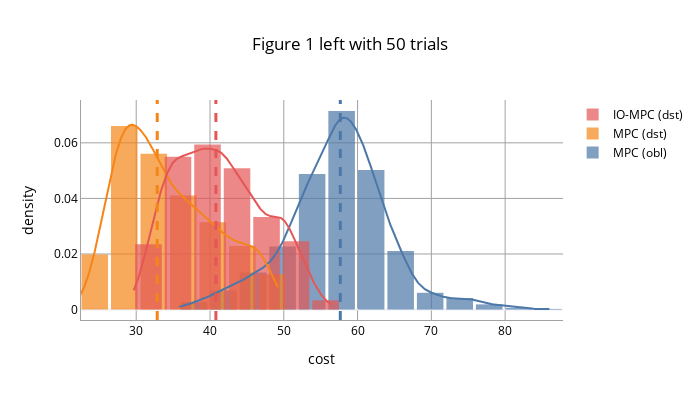

Here is the notebook cell this chart was saved with:
### Markdown cell above
Plot the cost distributions.

### Code cell
mpc_obl_costs = [transition.cost for transition in chain(*[traj[int(60 * 0.6):] for traj in mpc_obl_trajectories])]
mpc_dst_costs = [transition.cost for transition in chain(*[traj[int(60 * 0.6):] for traj in mpc_dst_trajectories])]
io_mpc_dst_costs = [transition.cost for transition in chain(*[traj[int(60 * 0.6):] for traj in io_mpc_dst_trajectories])]

fig = make_figure({
    "MPC (obl)": mpc_obl_costs,
    "MPC (dst)": mpc_dst_costs,
    "IO-MPC (dst)": io_mpc_dst_costs,
    },
    title=f"Figure 1 left with {len(mpc_dst_trajectories)} trials",
)
# fig.update_layout(width=1200, height=600)
fig

### Figure 1 — Plotly figure (JSON) as saved in the notebook; plotly's stock layout.template omitted (floating-point values rounded to 4 significant figures; data arrays with more than 128 entries replaced by an {"elided": "..."} marker saying what was removed)
{"data": [{"autobinx": false, "histnorm": "probability density", "legendgroup": "MPC (obl)", "marker": {"color": "#4C78A8"}, "name": "MPC (obl)", "opacity": 0.7, "type": "histogram", "x": {"elided": "1200 float values"}, "xaxis": "x", "xbins": {"end": 86.11, "size": 4, "start": 35.84}, "yaxis": "y"}, {"autobinx": false, "histnorm": "probability density", "legendgroup": "MPC (dst)", "marker": {"color": "#F58518"}, "name": "MPC (dst)", "opacity": 0.7, "type": "histogram", "x": {"elided": "1200 float values"}, "xaxis": "x", "xbins": {"end": 49.25, "size": 4, "start": 22.38}, "yaxis": "y"}, {"autobinx": false, "histnorm": "probability density", "legendgroup": "IO-MPC (dst)", "marker": {"color": "#E45756"}, "name": "IO-MPC (dst)", "opacity": 0.7, "type": "histogram", "x": {"elided": "1200 float values"}, "xaxis": "x", "xbins": {"end": 56.52, "size": 4, "start": 29.66}, "yaxis": "y"}, {"legendgroup": "MPC (obl)", "marker": {"color": "#4C78A8"}, "mode": "lines", "name": "MPC (obl)", "showlegend": false, "type": "scatter", "x": {"elided": "500 float values"}, "xaxis": "x", "y": {"elided": "500 float values"}, "yaxis": "y"}, {"legendgroup": "MPC (dst)", "marker": {"color": "#F58518"}, "mode": "lines", "name": "MPC (dst)", "showlegend": false, "type": "scatter", "x": {"elided": "500 float values"}, "xaxis": "x", "y": {"elided": "500 float values"}, "yaxis": "y"}, {"legendgroup": "IO-MPC (dst)", "marker": {"color": "#E45756"}, "mode": "lines", "name": "IO-MPC (dst)", "showlegend": false, "type": "scatter", "x": {"elided": "500 float values"}, "xaxis": "x", "y": {"elided": "500 float values"}, "yaxis": "y"}], "layout": {"bargap": 0.1, "barmode": "overlay", "font": {"color": "Black", "size": 12}, "height": 400, "hovermode": "closest", "legend": {"traceorder": "reversed"}, "shapes": [{"line": {"color": "#4C78A8", "dash": "dash", "width": 3}, "type": "line", "x0": 57.66, "x1": 57.66, "xref": "x", "y0": 0, "y1": 1, "yref": "y domain"}, {"line": {"color": "#F58518", "dash": "dash", "width": 3}, "type": "line", "x0": 32.85, "x1": 32.85, "xref": "x", "y0": 0, "y1": 1, "yref": "y domain"}, {"line": {"color": "#E45756", "dash": "dash", "width": 3}, "type": "line", "x0": 40.8, "x1": 40.8, "xref": "x", "y0": 0, "y1": 1, "yref": "y domain"}], "title": {"text": "Figure 1 left with 50 trials", "x": 0.5}, "width": 700, "xaxis": {"anchor": "y2", "domain": [0, 1], "gridcolor": "#a2a2a2", "linecolor": "#a2a2a2", "linewidth": 1, "showgrid": true, "showline": true, "title": {"text": "cost"}, "zeroline": false}, "yaxis": {"anchor": "free", "domain": [0, 1], "gridcolor": "#a2a2a2", "linecolor": "#a2a2a2", "linewidth": 1, "position": 0, "showgrid": true, "showline": true, "title": {"text": "density"}}}}
